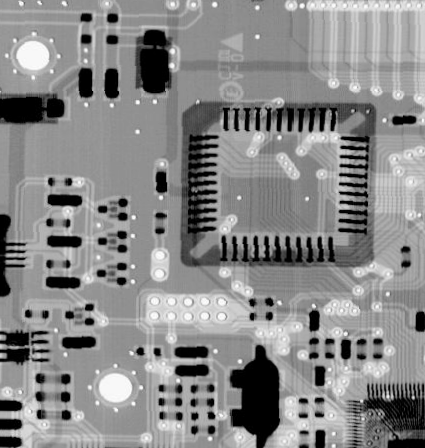
%> input picture Codes for Exercise 6/12.tif, 425 x 448 px
$ octave ClosingGrayscale.m   (GNU Octave 9; MATLAB toolbox functions it lacks are replaced by stand-ins)
%> lines starting %> are read from the running program, lines starting %| are printed output that depends on the picture
%in barnamei baraye GRAYSCALE CLOSING ast,BARAYE
%EJRAYE BARNAME HAME BARNAME RA ENTEKHAB KARDE(Ctrl+A & Ctrl+C)VA DAR Command
%Window MATLAB PASTE KONID.
clc
clear all
close all
Img=imread('12.tif');
%> Img is the input picture: size 448x425 uint8; min 0, max 255, mean 136.4
figure;imshow(Img);title('tasvire vorudi');
%eleman sakhtari
B=[0 0 0 1 0 0 0;0 1 1 1 1 1 0;0 1 1 1 1 1 0;1 1 1 1 1 1 1 ;0 1 1 1 1 1 0;0 1 1 1 1 1 0;0 0 0 1 0 0 0];
%B=[1 1 1;1 1 1;1 1 1];
%dilation
[X Y]=size(Img); [x y]=size(B);
%> after `[X Y]=size(Img)`: X = 448; Y = 425
x2=round(x/2); y2=round(y/2);
for r=1:X
for c=1:Y
 b1=max(r-x2,1); c1=min(r+x2,X);
 b2=max(c-y2,1); c2=min(c+y2,Y);
 T=max(Img(b1:c1,b2:c2));
 V(r,c) = max(T(:));
end;
end;
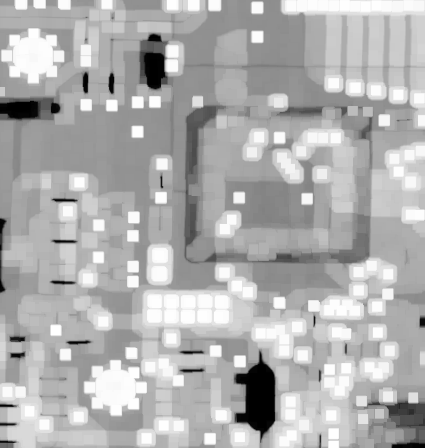
%> V: size 448x425 uint8; min 0, max 255, mean 175.8

%erosion
[X1 Y1]=size(V); [x1 y1]=size(B);
%> after `[X1 Y1]=size(V)`: X1 = 448; Y1 = 425
x21=round(x1/2); y21=round(y1/2);
for r1=1:X1
for c1=1:Y1
 b11=max(r1-x21,1); c11=min(r1+x21,X1);
 b21=max(c1-y21,1); c21=min(c1+y21,Y1);
 T1=min(V(b11:c11,b21:c21));
 V1(r1,c1) = min(T1(:));
end;
end;
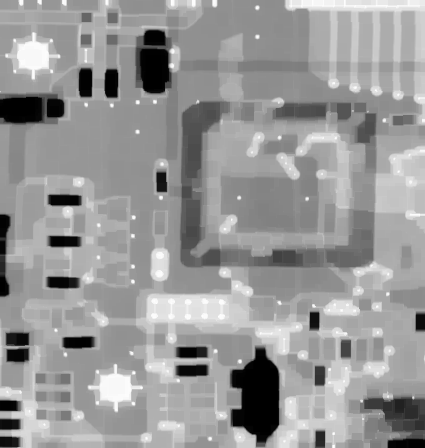
%> V1: size 448x425 uint8; min 0, max 255, mean 151.6

figure;
imshow(V1);title('tasvire khoruji Grayscale Closing');

$ run again, with Codes for Exercise 6/13.tif copied over Codes for Exercise 6/12.tif
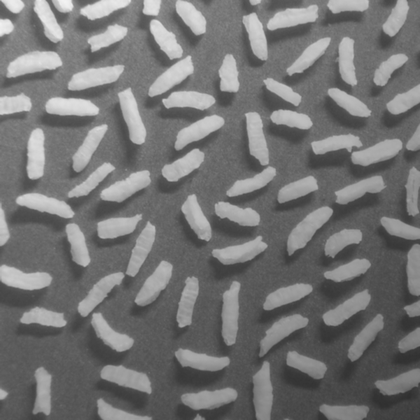
%> input picture Codes for Exercise 6/13.tif, 420 x 420 px, shrunk from 600 x 600 before the run
%> Img is the input picture: size 420x420 uint8; min 47, max 243, mean 116.4
%> after the loop `for r=1:X`:
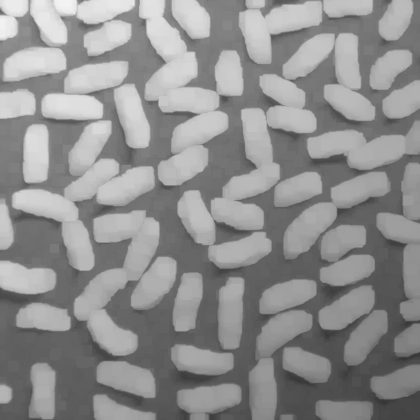
%> V: size 420x420 uint8; min 53, max 243, mean 142.7
%> after the loop `for r1=1:X1`:
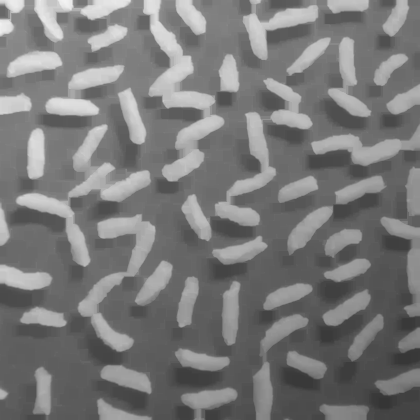
%> V1: size 420x420 uint8; min 53, max 243, mean 121.3

$ run again, with Codes for Exercise 6/14.tif copied over Codes for Exercise 6/12.tif
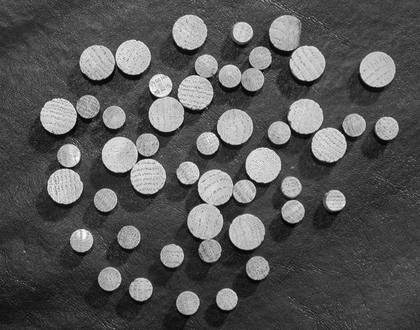
%> input picture Codes for Exercise 6/14.tif, 420 x 330 px, shrunk from 675 x 531 before the run
%> Img is the input picture: size 330x420 uint8; min 2, max 255, mean 86.7
%> after the loop `for r=1:X`:
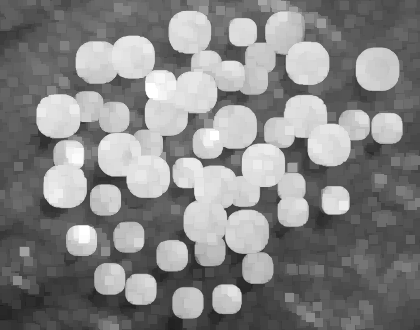
%> V: size 330x420 uint8; min 30, max 255, mean 132.6
%> after the loop `for r1=1:X1`:
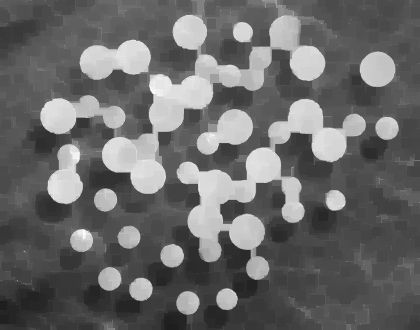
%> V1: size 330x420 uint8; min 30, max 255, mean 105.9

$ run again, with Codes for Exercise 6/2.tif copied over Codes for Exercise 6/12.tif
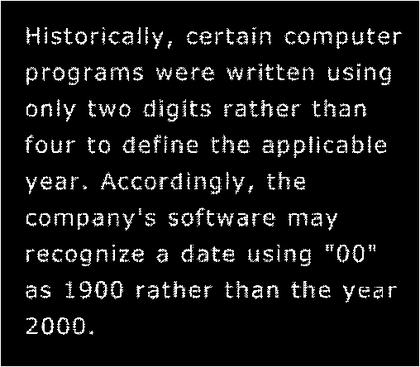
%> input picture Codes for Exercise 6/2.tif, 420 x 367 px, shrunk from 508 x 444 before the run
%> Img is the input picture: size 367x420 uint8; min 0, max 255, mean 20.5
%> after the loop `for r=1:X`:
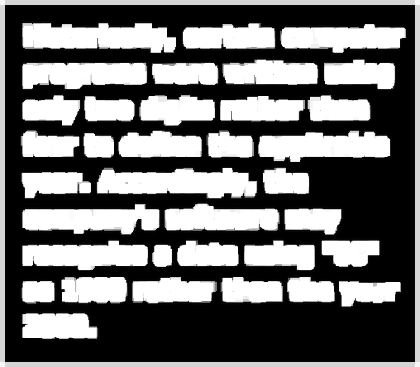
%> V: size 367x420 uint8; min 0, max 255, mean 109.3
%> after the loop `for r1=1:X1`:
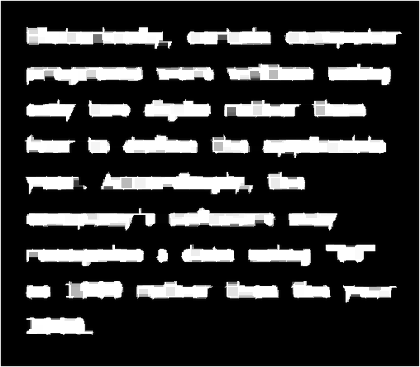
%> V1: size 367x420 uint8; min 0, max 255, mean 51.3
